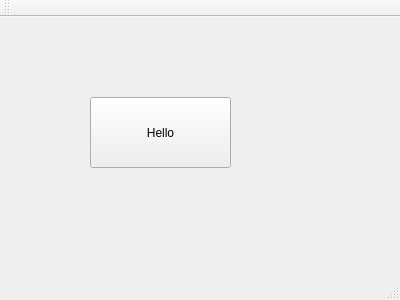
<?xml version="1.0" encoding="UTF-8"?>
<ui version="4.0">
 <class>MainWindow</class>
 <widget class="QMainWindow" name="MainWindow">
  <property name="geometry">
   <rect>
    <x>0</x>
    <y>0</y>
    <width>400</width>
    <height>300</height>
   </rect>
  </property>
  <property name="windowTitle">
   <string>MainWindow</string>
  </property>
  <widget class="QWidget" name="centralWidget">
   <widget class="QPushButton" name="pushButton">
    <property name="geometry">
     <rect>
      <x>90</x>
      <y>80</y>
      <width>141</width>
      <height>71</height>
     </rect>
    </property>
    <property name="text">
     <string>Hello</string>
    </property>
   </widget>
  </widget>
  <widget class="QMenuBar" name="menuBar">
   <property name="geometry">
    <rect>
     <x>0</x>
     <y>0</y>
     <width>400</width>
     <height>21</height>
    </rect>
   </property>
  </widget>
  <widget class="QToolBar" name="mainToolBar">
   <attribute name="toolBarArea">
    <enum>TopToolBarArea</enum>
   </attribute>
   <attribute name="toolBarBreak">
    <bool>false</bool>
   </attribute>
  </widget>
  <widget class="QStatusBar" name="statusBar"/>
 </widget>
 <layoutdefault spacing="6" margin="11"/>
 <resources/>
 <connections/>
</ui>
